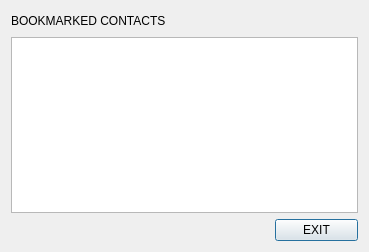
<?xml version="1.0" encoding="UTF-8"?>
<ui version="4.0">
 <class>BookMarkedDialog</class>
 <widget class="QDialog" name="BookMarkedDialog">
  <property name="geometry">
   <rect>
    <x>0</x>
    <y>0</y>
    <width>369</width>
    <height>252</height>
   </rect>
  </property>
  <property name="windowTitle">
   <string>Dialog</string>
  </property>
  <layout class="QGridLayout" name="gridLayout">
   <item row="0" column="0">
    <widget class="QLabel" name="label_6">
     <property name="text">
      <string>BOOKMARKED CONTACTS</string>
     </property>
    </widget>
   </item>
   <item row="0" column="1" colspan="2">
    <spacer name="horizontalSpacer_2">
     <property name="orientation">
      <enum>Qt::Horizontal</enum>
     </property>
     <property name="sizeHint" stdset="0">
      <size>
       <width>312</width>
       <height>20</height>
      </size>
     </property>
    </spacer>
   </item>
   <item row="1" column="0" colspan="3">
    <widget class="QListWidget" name="BookmarkedSTORED"/>
   </item>
   <item row="2" column="0" colspan="2">
    <spacer name="horizontalSpacer">
     <property name="orientation">
      <enum>Qt::Horizontal</enum>
     </property>
     <property name="sizeHint" stdset="0">
      <size>
       <width>340</width>
       <height>20</height>
      </size>
     </property>
    </spacer>
   </item>
   <item row="2" column="2">
    <widget class="QPushButton" name="BookmarkedEXIT">
     <property name="text">
      <string>EXIT</string>
     </property>
    </widget>
   </item>
  </layout>
 </widget>
 <tabstops>
  <tabstop>BookmarkedSTORED</tabstop>
  <tabstop>BookmarkedEXIT</tabstop>
 </tabstops>
 <resources/>
 <connections/>
</ui>
